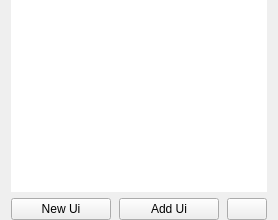
            <widget class="QWidget" name="PPUi">
             <layout class="QVBoxLayout" name="verticalLayout_6">
              <property name="topMargin">
               <number>0</number>
              </property>
              <property name="bottomMargin">
               <number>0</number>
              </property>
              <item>
               <widget class="ListView" name="uiList">
                <property name="focusPolicy">
                 <enum>Qt::NoFocus</enum>
                </property>
                <property name="frameShape">
                 <enum>QFrame::NoFrame</enum>
                </property>
                <property name="editTriggers">
                 <set>QAbstractItemView::NoEditTriggers</set>
                </property>
                <property name="tabKeyNavigation">
                 <bool>true</bool>
                </property>
                <property name="showDropIndicator" stdset="0">
                 <bool>false</bool>
                </property>
                <property name="dragDropMode">
                 <enum>QAbstractItemView::DropOnly</enum>
                </property>
                <property name="defaultDropAction">
                 <enum>Qt::IgnoreAction</enum>
                </property>
                <property name="selectionMode">
                 <enum>QAbstractItemView::MultiSelection</enum>
                </property>
                <property name="iconSize">
                 <size>
                  <width>32</width>
                  <height>32</height>
                 </size>
                </property>
               </widget>
              </item>
              <item>
               <layout class="QHBoxLayout" name="horizontalLayout_14" stretch="1,1,0">
                <property name="spacing">
                 <number>8</number>
                </property>
                <item>
                 <widget class="JumpButton" name="newUiBtn">
                  <property name="cursor">
                   <cursorShape>PointingHandCursor</cursorShape>
                  </property>
                  <property name="statusTip">
                   <string>Create new .ui widget or window</string>
                  </property>
                  <property name="text">
                   <string>New Ui</string>
                  </property>
                  <property name="icon">
                   <iconset resource="resources.qrc">
                    <normaloff>:/icons/img/cil-file.png</normaloff>:/icons/img/cil-file.png</iconset>
                  </property>
                  <property name="iconSize">
                   <size>
                    <width>16</width>
                    <height>16</height>
                   </size>
                  </property>
                  <property name="shortcut">
                   <string>Ctrl+N</string>
                  </property>
                 </widget>
                </item>
                <item>
                 <widget class="JumpButton" name="addUiBtn">
                  <property name="cursor">
                   <cursorShape>PointingHandCursor</cursorShape>
                  </property>
                  <property name="statusTip">
                   <string>Add .ui files -&gt; Drag &amp; Drop also available</string>
                  </property>
                  <property name="text">
                   <string>Add Ui</string>
                  </property>
                  <property name="icon">
                   <iconset resource="resources.qrc">
                    <normaloff>:/icons/img/cil-folder-open.png</normaloff>:/icons/img/cil-folder-open.png</iconset>
                  </property>
                  <property name="iconSize">
                   <size>
                    <width>16</width>
                    <height>16</height>
                   </size>
                  </property>
                  <property name="shortcut">
                   <string>Ctrl+N</string>
                  </property>
                 </widget>
                </item>
                <item>
                 <widget class="JumpButton" name="delSelectedUiBtn">
                  <property name="sizePolicy">
                   <sizepolicy hsizetype="Minimum" vsizetype="Minimum">
                    <horstretch>0</horstretch>
                    <verstretch>0</verstretch>
                   </sizepolicy>
                  </property>
                  <property name="cursor">
                   <cursorShape>PointingHandCursor</cursorShape>
                  </property>
                  <property name="statusTip">
                   <string>Delete selected</string>
                  </property>
                  <property name="text">
                   <string/>
                  </property>
                  <property name="icon">
                   <iconset resource="resources.qrc">
                    <normaloff>:/icons/img/trash-32.png</normaloff>:/icons/img/trash-32.png</iconset>
                  </property>
                  <property name="iconSize">
                   <size>
                    <width>24</width>
                    <height>24</height>
                   </size>
                  </property>
                 </widget>
                </item>
               </layout>
              </item>
             </layout>
            </widget>
